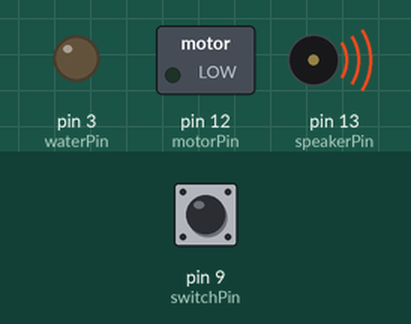
Bench run of a sketch on a simulated Arduino Uno, built with avr-gcc and run on an emulated ATmega328P. Parts: switched loads named in the sketch (green lamp = pin HIGH), output pins drawn as LEDs (lit = HIGH), buzzer (waves = sounding). The inputs (shaded band) are chosen by the test bench; at power-on: pin 9 (switchPin) HIGH.

Above: at 23.2 s.
23.3 s: pin 9 (switchPin) pulled LOW for 3.2 s
At 27.4 s:
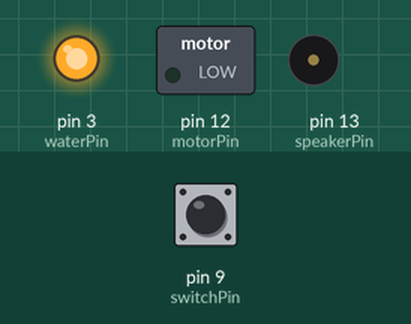
At 28.8 s:
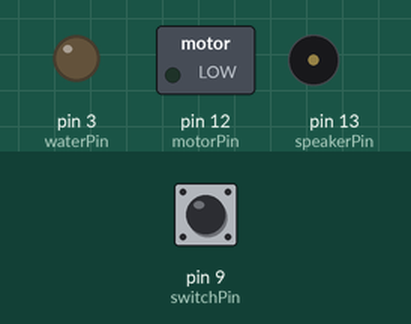
Timing chart, 0 to 30.3 s (numbered marks = the images above; inputs shaded):
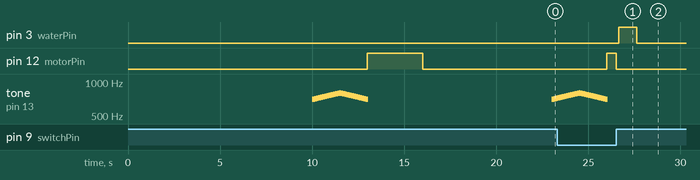

The sketch:

DuckWaterer_2_3.ino
```cpp
//Duck Waterer 2.3
//Chuck Anderson
//Created 8/17/2018

// *************************************************************************
//Only change the following group of variables. The rest are set properly.
const int motorPin = 12;
const int waterPin = 3;
const int switchPin = 9;
const int speakerPin = 13;

//Delay times are in seconds
const int motorOnTime = 10;
const int waterOffTime = 2;
const int maxMotorOnTime = 3;

double slowDownDelay = 1.5;

int motorSpeed = 90; //Enter the speed as a percentage
// *************************************************************************

//Do not adjust the following lines.
unsigned long int currentTime = 0;
unsigned long int previousMotorTime = 0;
unsigned long int previousWaterTime = 0;
unsigned long int previousMaxMotorTime = 0;

int switchMode = 0;

int motorCounter = 0;
int waterCounter = 0;
int maxMotorCounter = 0;

int speed = (255 / 100) * motorSpeed;
unsigned long int motorSlowDownDelay = slowDownDelay * 1000;
int motorSlowDown = speed;

bool motorStart = false;
bool switchPosition = false;
bool waterStart = false;

//Setup the pinmodes for the pins in use.
void setup()
{
    pinMode(motorPin, OUTPUT);
    pinMode(waterPin, OUTPUT);
    pinMode(switchPin, INPUT_PULLUP);
    pinMode(speakerPin, OUTPUT);
}

//Starts the main loop that will continue indefinately.
void loop()
{
    currentTime = millis();

    if (currentTime < previousMotorTime || currentTime < previousWaterTime)
    {
        previousMotorTime = currentTime;
        previousWaterTime = currentTime;
        previousMaxMotorTime = currentTime;
    }

    switchMode = digitalRead(switchPin);

    if (currentTime - previousMotorTime >= 1000 && waterStart == false)
    {
        motorCounter++;
        previousMotorTime = currentTime;
    }

    if (motorStart == true && currentTime - previousMaxMotorTime >= 1000)
    {
        maxMotorCounter++;
        previousMaxMotorTime = currentTime;
    }

    if (maxMotorCounter >= maxMotorOnTime)
    {
        //Used for a hard stop to the motor
        //analogWrite(motorPin, 0);

        //Used to slow down the motor before a complete stop.
        motorSlowDown = motorSpeed;
        while (motorSlowDown >= 0)
        {
            analogWrite(motorPin, motorSlowDown);
            motorSlowDown--;
            delayMicroseconds(motorSlowDownDelay);
        }

        motorStart = false;
        maxMotorCounter = 0;
        //motorCounter = 0;
    }

    if (motorCounter >= motorOnTime)
    {
        if (switchMode == HIGH)
        {
            switchPosition = true;
        }
        else
        {
            switchPosition = false;
        }

        for (int i = 700; i < 800; i++)
        {
            tone(speakerPin, i);
            delay(15);
        }
        for (int i = 800; i > 700; i--)
        {
            tone(speakerPin, i);
            delay(15);
        }

        noTone(speakerPin);

        analogWrite(motorPin, speed);
        motorStart = true;

        previousMotorTime = millis();
        previousMaxMotorTime = millis();

        motorCounter = 0;
    }

    if (switchPosition == true && switchMode == LOW)
    {
        switchPosition = false;
    }

    if (switchMode == HIGH && switchPosition == false && motorStart == true)
    {
        //Use the following line to have a hard stop to the code.
        //analogWrite(motorPin, 0);

        //The following code is set up for the motor slowdown for a soft stop.
        motorSlowDown = motorSpeed;
        while (motorSlowDown >= 0)
        {
            analogWrite(motorPin, motorSlowDown);
            motorSlowDown--;
            delayMicroseconds(motorSlowDownDelay);
        }

        motorStart = false;
        previousWaterTime = millis();
        waterStart = true;

        digitalWrite(waterPin, HIGH);

        motorCounter = 0;
    }

    if (currentTime - previousWaterTime >= 1000 && waterStart == true)
    {
        waterCounter++;
        previousWaterTime = millis();
    }

    if (waterCounter >= waterOffTime)
    {
        waterCounter = 0;
        waterStart = false;
        digitalWrite(waterPin, LOW);
    }
}
```

Measured:
- after the input at 23.3 s, pin 3 (waterPin): LOW → HIGH after 3.3 s, → LOW 1.0 s later
- by itself, tone on pin 13 (speakerPin): plays 700 Hz for 0.02 s, 701 Hz for 0.02 s, 702 Hz for 0.02 s, 703 Hz for 0.02 s, 704 Hz for 0.02 s, 705 Hz for 0.02 s … (220 notes in this stretch)
